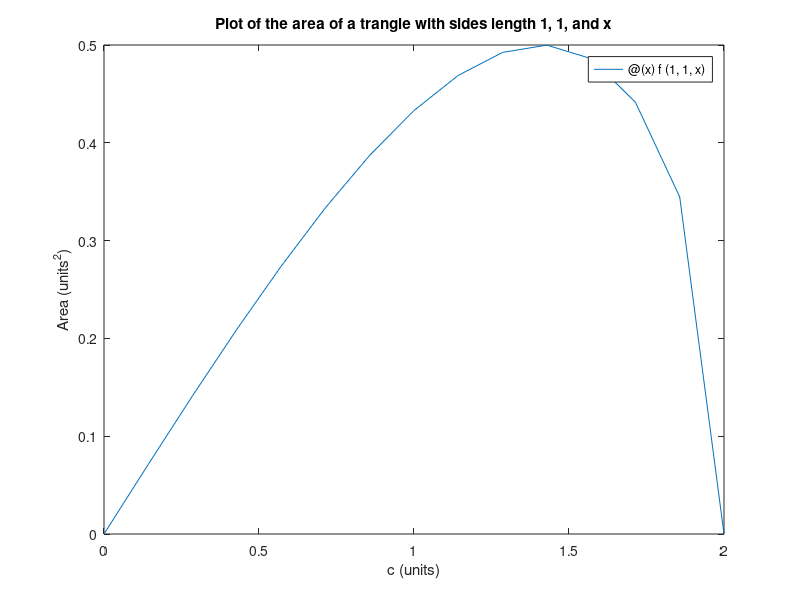

Write MATLAB code to recreate this figure.
f = @(a, b, c) a .* b .* sin(acos((a.^2 + b.^2 - c.^2) ./ (2 .* a .* b))) ./ 2;
fplot(@(x) f(1, 1, x), [0 2]);
title('Plot of the area of a trangle with sides length 1, 1, and x');
xlabel('c (units)')
ylabel('Area (units^2)');
saveas(gcf,'A4Q4','epsc');